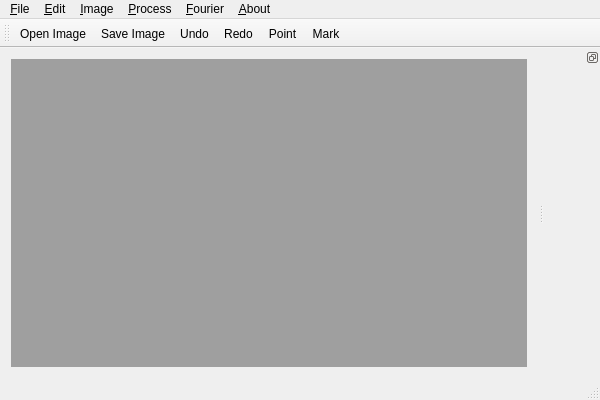
<?xml version="1.0" encoding="UTF-8"?>
<ui version="4.0">
 <class>MainWindow</class>
 <widget class="QMainWindow" name="MainWindow">
  <property name="geometry">
   <rect>
    <x>0</x>
    <y>0</y>
    <width>600</width>
    <height>400</height>
   </rect>
  </property>
  <property name="windowTitle">
   <string>MainWindow</string>
  </property>
  <widget class="QWidget" name="centralWidget">
   <layout class="QGridLayout" name="gridLayout">
    <item row="0" column="0">
     <widget class="QMdiArea" name="mdiArea">
      <property name="sizePolicy">
       <sizepolicy hsizetype="Preferred" vsizetype="Preferred">
        <horstretch>0</horstretch>
        <verstretch>0</verstretch>
       </sizepolicy>
      </property>
     </widget>
    </item>
   </layout>
  </widget>
  <widget class="QMenuBar" name="menuBar">
   <property name="geometry">
    <rect>
     <x>0</x>
     <y>0</y>
     <width>600</width>
     <height>23</height>
    </rect>
   </property>
   <widget class="QMenu" name="menu_File">
    <property name="title">
     <string>&amp;File</string>
    </property>
    <addaction name="openAction"/>
    <addaction name="saveAction"/>
    <addaction name="saveAsAction"/>
    <addaction name="separator"/>
    <addaction name="openAlgorithmAction"/>
    <addaction name="saveAlgorithmAction"/>
    <addaction name="saveProjectAction"/>
    <addaction name="separator"/>
    <addaction name="exitAction"/>
   </widget>
   <widget class="QMenu" name="menu_Edit">
    <property name="title">
     <string>&amp;Edit</string>
    </property>
    <addaction name="undoAction"/>
    <addaction name="redoAction"/>
   </widget>
   <widget class="QMenu" name="menu_Tune">
    <property name="title">
     <string>&amp;Image</string>
    </property>
    <widget class="QMenu" name="menuFormat">
     <property name="title">
      <string>&amp;Format</string>
     </property>
     <addaction name="grayscaleAction"/>
     <addaction name="RGBAction"/>
    </widget>
    <widget class="QMenu" name="menu_Histogram">
     <property name="title">
      <string>&amp;Histogram</string>
     </property>
     <addaction name="histogramAction"/>
     <addaction name="equalizeAction"/>
    </widget>
    <addaction name="brightnessAction"/>
    <addaction name="menuFormat"/>
    <addaction name="menu_Histogram"/>
   </widget>
   <widget class="QMenu" name="menu_About">
    <property name="title">
     <string>&amp;About</string>
    </property>
    <addaction name="aboutAction"/>
   </widget>
   <widget class="QMenu" name="menuProcess">
    <property name="title">
     <string>&amp;Process</string>
    </property>
    <widget class="QMenu" name="menuSmooth">
     <property name="title">
      <string>&amp;Smooth</string>
     </property>
     <widget class="QMenu" name="menu_Average">
      <property name="title">
       <string>&amp;Average</string>
      </property>
      <addaction name="avg3x3Action"/>
      <addaction name="avg5x5Action"/>
     </widget>
     <widget class="QMenu" name="menu_Median">
      <property name="title">
       <string>&amp;Median</string>
      </property>
      <addaction name="med3x3Action"/>
      <addaction name="med5x5Action"/>
     </widget>
     <addaction name="menu_Average"/>
     <addaction name="menu_Median"/>
     <addaction name="smoothGaussianAction"/>
     <addaction name="smoothBilateralAction"/>
    </widget>
    <widget class="QMenu" name="menuMorphology">
     <property name="title">
      <string>&amp;Morphology</string>
     </property>
     <addaction name="erodeAction"/>
     <addaction name="dilateAction"/>
     <addaction name="openingAction"/>
     <addaction name="closeAction"/>
     <addaction name="gradientAction"/>
    </widget>
    <widget class="QMenu" name="menuContours">
     <property name="title">
      <string>&amp;Contours</string>
     </property>
     <addaction name="sobelAction"/>
     <addaction name="laplacianAction"/>
     <addaction name="cannyAction"/>
     <addaction name="scharrAction"/>
    </widget>
    <widget class="QMenu" name="menu_Other">
     <property name="title">
      <string>&amp;Other Filters</string>
     </property>
     <addaction name="customFilterAction"/>
     <addaction name="rankFilterAction"/>
     <addaction name="logicalFilterAction"/>
    </widget>
    <addaction name="menuSmooth"/>
    <addaction name="menuMorphology"/>
    <addaction name="menuContours"/>
    <addaction name="menu_Other"/>
    <addaction name="thresholdAction"/>
   </widget>
   <widget class="QMenu" name="menu_Transform">
    <property name="title">
     <string>&amp;Fourier</string>
    </property>
    <widget class="QMenu" name="menu_Low_Pass_Filter">
     <property name="title">
      <string>&amp;Low-Pass Filter</string>
     </property>
     <addaction name="idealLowPassAction"/>
     <addaction name="gaussianLowPassAction"/>
     <addaction name="butterworthLowPassAction"/>
    </widget>
    <widget class="QMenu" name="menu_High_Pass_Filter">
     <property name="title">
      <string>&amp;High-Pass Filter</string>
     </property>
     <addaction name="idealHighPassAction"/>
     <addaction name="gaussianHighPassAction"/>
     <addaction name="butterworthHighPassFilter"/>
    </widget>
    <addaction name="FFTAction"/>
    <addaction name="menu_Low_Pass_Filter"/>
    <addaction name="menu_High_Pass_Filter"/>
    <addaction name="bandPassFilterAction"/>
   </widget>
   <addaction name="menu_File"/>
   <addaction name="menu_Edit"/>
   <addaction name="menu_Tune"/>
   <addaction name="menuProcess"/>
   <addaction name="menu_Transform"/>
   <addaction name="menu_About"/>
  </widget>
  <widget class="QToolBar" name="mainToolBar">
   <attribute name="toolBarArea">
    <enum>TopToolBarArea</enum>
   </attribute>
   <attribute name="toolBarBreak">
    <bool>false</bool>
   </attribute>
   <addaction name="openAction"/>
   <addaction name="saveAction"/>
   <addaction name="undoAction"/>
   <addaction name="redoAction"/>
   <addaction name="pointAction"/>
   <addaction name="selectAction"/>
  </widget>
  <widget class="QStatusBar" name="statusBar"/>
  <widget class="QDockWidget" name="dockWidget">
   <property name="sizePolicy">
    <sizepolicy hsizetype="Preferred" vsizetype="Preferred">
     <horstretch>0</horstretch>
     <verstretch>0</verstretch>
    </sizepolicy>
   </property>
   <property name="minimumSize">
    <size>
     <width>56</width>
     <height>41</height>
    </size>
   </property>
   <property name="features">
    <set>QDockWidget::DockWidgetFloatable|QDockWidget::DockWidgetMovable</set>
   </property>
   <property name="allowedAreas">
    <set>Qt::BottomDockWidgetArea|Qt::LeftDockWidgetArea|Qt::RightDockWidgetArea</set>
   </property>
   <attribute name="dockWidgetArea">
    <number>2</number>
   </attribute>
   <widget class="QWidget" name="dockWidget_2">
    <property name="minimumSize">
     <size>
      <width>0</width>
      <height>0</height>
     </size>
    </property>
   </widget>
  </widget>
  <action name="openAction">
   <property name="icon">
    <iconset>
     <normaloff>:/images/open2.png</normaloff>:/images/open2.png</iconset>
   </property>
   <property name="text">
    <string>&amp;Open Image</string>
   </property>
   <property name="toolTip">
    <string>Open an image file</string>
   </property>
   <property name="shortcut">
    <string>Ctrl+O</string>
   </property>
  </action>
  <action name="saveAction">
   <property name="icon">
    <iconset>
     <normaloff>:/images/save2.png</normaloff>:/images/save2.png</iconset>
   </property>
   <property name="text">
    <string>&amp;Save Image</string>
   </property>
   <property name="toolTip">
    <string>Save image</string>
   </property>
   <property name="shortcut">
    <string>Ctrl+S</string>
   </property>
  </action>
  <action name="saveAsAction">
   <property name="text">
    <string>Save Image &amp;As...</string>
   </property>
   <property name="toolTip">
    <string>Save image as new file</string>
   </property>
   <property name="shortcut">
    <string>Ctrl+Shift+S</string>
   </property>
  </action>
  <action name="exitAction">
   <property name="text">
    <string>&amp;Exit</string>
   </property>
   <property name="toolTip">
    <string>Exit Darqwin</string>
   </property>
   <property name="shortcut">
    <string>Ctrl+Q</string>
   </property>
  </action>
  <action name="undoAction">
   <property name="icon">
    <iconset>
     <normaloff>:/images/undo.png</normaloff>:/images/undo.png</iconset>
   </property>
   <property name="text">
    <string>&amp;Undo</string>
   </property>
   <property name="shortcut">
    <string>Ctrl+Z</string>
   </property>
  </action>
  <action name="redoAction">
   <property name="icon">
    <iconset>
     <normaloff>:/images/redo.png</normaloff>:/images/redo.png</iconset>
   </property>
   <property name="text">
    <string>&amp;Redo</string>
   </property>
   <property name="shortcut">
    <string>Ctrl+Shift+Z</string>
   </property>
  </action>
  <action name="brightnessAction">
   <property name="text">
    <string>&amp;Brightness</string>
   </property>
   <property name="toolTip">
    <string>Modify image's brightness</string>
   </property>
  </action>
  <action name="aboutAction">
   <property name="text">
    <string>About DarQwin</string>
   </property>
  </action>
  <action name="smoothGaussianAction">
   <property name="text">
    <string>&amp;Gaussian Blur</string>
   </property>
  </action>
  <action name="smoothBilateralAction">
   <property name="text">
    <string>&amp;Bilateral</string>
   </property>
  </action>
  <action name="avg3x3Action">
   <property name="text">
    <string>3x3</string>
   </property>
  </action>
  <action name="avg5x5Action">
   <property name="text">
    <string>5x5</string>
   </property>
  </action>
  <action name="med3x3Action">
   <property name="text">
    <string>3x3</string>
   </property>
  </action>
  <action name="med5x5Action">
   <property name="text">
    <string>5x5</string>
   </property>
  </action>
  <action name="pointAction">
   <property name="icon">
    <iconset>
     <normaloff>:/images/point.png</normaloff>:/images/point.png</iconset>
   </property>
   <property name="text">
    <string>Point</string>
   </property>
   <property name="toolTip">
    <string>Go to default mode</string>
   </property>
  </action>
  <action name="selectAction">
   <property name="icon">
    <iconset>
     <normaloff>:/images/selection.png</normaloff>:/images/selection.png</iconset>
   </property>
   <property name="text">
    <string>Mark</string>
   </property>
   <property name="toolTip">
    <string>Go to selection mode</string>
   </property>
  </action>
  <action name="erodeAction">
   <property name="text">
    <string>&amp;Erode</string>
   </property>
  </action>
  <action name="dilateAction">
   <property name="text">
    <string>&amp;Dilate</string>
   </property>
  </action>
  <action name="openingAction">
   <property name="text">
    <string>&amp;Open</string>
   </property>
  </action>
  <action name="closeAction">
   <property name="text">
    <string>&amp;Close</string>
   </property>
  </action>
  <action name="gradientAction">
   <property name="text">
    <string>&amp;Gradient</string>
   </property>
  </action>
  <action name="thresholdAction">
   <property name="text">
    <string>&amp;Threshold</string>
   </property>
  </action>
  <action name="sobelAction">
   <property name="text">
    <string>&amp;Sobel</string>
   </property>
  </action>
  <action name="laplacianAction">
   <property name="text">
    <string>&amp;Laplacian</string>
   </property>
  </action>
  <action name="cannyAction">
   <property name="text">
    <string>&amp;Canny</string>
   </property>
  </action>
  <action name="grayscaleAction">
   <property name="checkable">
    <bool>true</bool>
   </property>
   <property name="text">
    <string>&amp;Grayscale</string>
   </property>
  </action>
  <action name="RGBAction">
   <property name="checkable">
    <bool>true</bool>
   </property>
   <property name="text">
    <string>&amp;RGB</string>
   </property>
  </action>
  <action name="scharrAction">
   <property name="text">
    <string>Schar&amp;r</string>
   </property>
  </action>
  <action name="histogramAction">
   <property name="text">
    <string>&amp;Show</string>
   </property>
  </action>
  <action name="equalizeAction">
   <property name="text">
    <string>&amp;Equalize</string>
   </property>
  </action>
  <action name="customFilterAction">
   <property name="text">
    <string>&amp;Custom Filter</string>
   </property>
  </action>
  <action name="logicalFilterAction">
   <property name="text">
    <string>&amp;Logical Filter</string>
   </property>
  </action>
  <action name="openAlgorithmAction">
   <property name="text">
    <string>&amp;Open Algorithm</string>
   </property>
   <property name="toolTip">
    <string>Open algorithm and apply it to active image</string>
   </property>
  </action>
  <action name="saveAlgorithmAction">
   <property name="text">
    <string>&amp;Save Algorithm</string>
   </property>
   <property name="toolTip">
    <string>Save list of transformations as algorithm</string>
   </property>
  </action>
  <action name="saveProjectAction">
   <property name="text">
    <string>&amp;Save Project</string>
   </property>
   <property name="toolTip">
    <string>Save image with transformations list</string>
   </property>
  </action>
  <action name="rankFilterAction">
   <property name="text">
    <string>&amp;Rank Filter</string>
   </property>
  </action>
  <action name="FFTAction">
   <property name="text">
    <string>&amp;Calculate FFT</string>
   </property>
  </action>
  <action name="idealLowPassAction">
   <property name="text">
    <string>&amp;Ideal</string>
   </property>
  </action>
  <action name="gaussianLowPassAction">
   <property name="text">
    <string>&amp;Gaussian</string>
   </property>
  </action>
  <action name="idealHighPassAction">
   <property name="text">
    <string>&amp;Ideal</string>
   </property>
  </action>
  <action name="gaussianHighPassAction">
   <property name="text">
    <string>&amp;Gaussian</string>
   </property>
  </action>
  <action name="bandPassFilterAction">
   <property name="text">
    <string>&amp;Band-Pass Filter</string>
   </property>
  </action>
  <action name="butterworthLowPassAction">
   <property name="text">
    <string>&amp;Butterworth</string>
   </property>
  </action>
  <action name="butterworthHighPassFilter">
   <property name="text">
    <string>&amp;Butterworth</string>
   </property>
  </action>
 </widget>
 <layoutdefault spacing="6" margin="11"/>
 <resources/>
 <connections/>
</ui>
